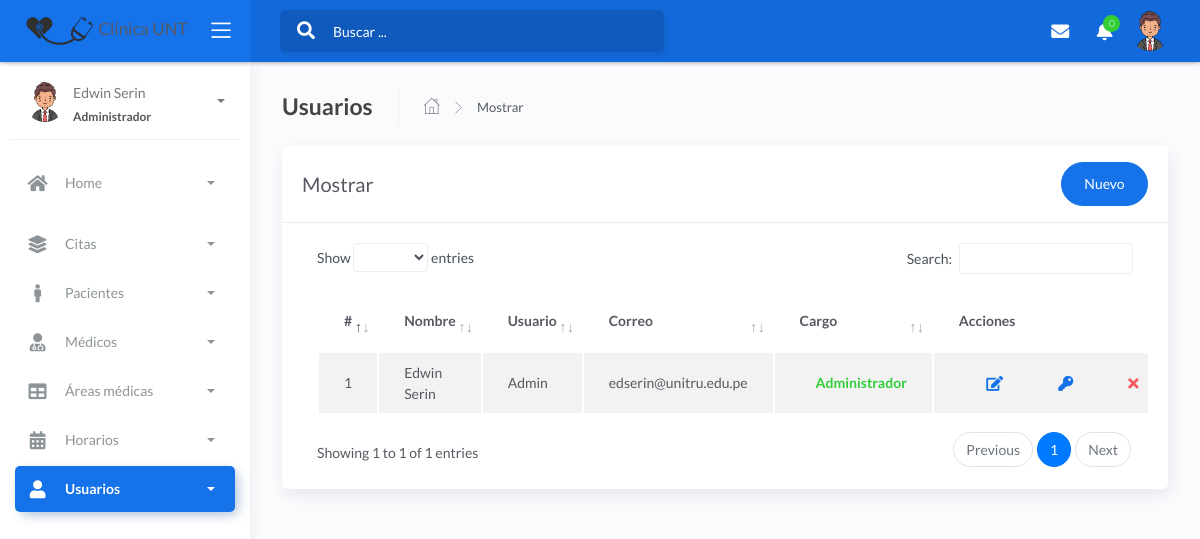
The app's page /folder/usuarios.php (signed in) with its own data.
### tables this page shows
CREATE TABLE `usuarios` (
  `id` int(11) NOT NULL,
  `nombre` varchar(100) NOT NULL,
  `usuario` varchar(15) NOT NULL,
  `email` varchar(50) NOT NULL,
  `clave` varchar(255) NOT NULL,
  `cargo` char(1) NOT NULL
);

### controller/usuarioscontroller.php (called while the page is built, shortened)
<?php
require_once '../model/modelusuarios.php';
class usuarioscontroller{
    function mostrar(){
        $usuarios=new Modelo();
        $dato=$usuarios->mostrar("usuarios", "1");
        require_once '../view/usuarios/mostrar.php';
    }
    }

### model/modelusuarios.php (called while the page is built, shortened)
<?php
class Modelo{
  private $usuarios;
  private $db;
  public function __construct(){
      $this->usuarios=array();
      $this->db=new PDO('mysql:host=localhost;dbname=proyecto_final',"root","");
  }
  public function mostrar($tabla,$condicion){
      $consulta="SELECT * FROM usuarios";
      $resultado=$this->db->query($consulta);
      while ($tabla=$resultado->fetchAll(PDO::FETCH_ASSOC)) {
          $this->usuarios[]=$tabla;
      }
      return $this->usuarios;
    }
}
 ?>

### view/usuarios/mostrar.php (the view, shortened to what this page needs)
<!DOCTYPE html>
<html lang="en">
<head>
	<link rel="stylesheet" href="../assets/css/bootstrap.min.css">
	<link rel="stylesheet" href="../assets/css/atlantis.min.css">
	<link rel="stylesheet" href="../assets/css/demo.css">
</head>
<body>
	<div class="wrapper">
		<div class="main-header">
			<div class="logo-header" data-background-color="blue">
				<a href="../view/admin/admin.php" class="logo">
					<img src="../assets/img/ok.png" alt="navbar brand" class="navbar-brand"> Clínica UNT</span>
				</a>
				<div class="nav-toggle">
					<button class="btn btn-toggle toggle-sidebar">
						<i class="icon-menu"></i>
					</button>
				</div>
			</div>
			<nav class="navbar navbar-header navbar-expand-lg" data-background-color="blue2">
				<div class="container-fluid">
					<div class="collapse" id="search-nav">
						<form class="navbar-left navbar-form nav-search mr-md-3">
							<div class="input-group">
								<div class="input-group-prepend">
									<button type="submit" class="btn btn-search pr-1">
										<i class="fa fa-search search-icon"></i>
									</button>
								</div>
								<input type="text" placeholder="Buscar ..." class="form-control">
							</div>
						</form>
					</div>
					<ul class="navbar-nav topbar-nav ml-md-auto align-items-center">
						<li class="nav-item dropdown hidden-caret">
							<a class="nav-link dropdown-toggle" href="#" id="messageDropdown" role="button" data-toggle="dropdown" aria-haspopup="true" aria-expanded="false">
								<i class="fa fa-envelope"></i>
							</a>
						</li>
						<li class="nav-item dropdown hidden-caret">
							<a class="nav-link dropdown-toggle" href="#" id="notifDropdown" role="button" data-toggle="dropdown" aria-haspopup="true" aria-expanded="false">
								<i class="fa fa-bell"></i>
								<span class="notification">0</span>
							</a>
						</li>
						<li class="nav-item dropdown hidden-caret">
							<a class="dropdown-toggle profile-pic" data-toggle="dropdown" href="#" aria-expanded="false">
								<div class="avatar-sm">
									<img src="../assets/img/hombre.png" alt="..." class="avatar-img rounded-circle">
								</div>
							</a>
						</li>
					</ul>
				</div>
			</nav>
		</div>
		<div class="sidebar sidebar-style-2">
			<div class="sidebar-wrapper scrollbar scrollbar-inner">
				<div class="sidebar-content">
					<div class="user">
						<div class="avatar-sm float-left mr-2">
							<img src="../assets/img/hombre.png" alt="..." class="avatar-img rounded-circle">
						</div>
						<div class="info">
							<a data-toggle="collapse" href="#collapseExample" aria-expanded="true">
								<span>
									<?php echo ucfirst($_SESSION['nombre']); ?>
									<span class="user-level">Administrador</span>
									<span class="caret"></span>
								</span>
							</a>
						</div>
					</div>
					<ul class="nav nav-primary">
						<li class="nav-item">
							<a data-toggle="collapse" href="#dashboard" class="collapsed" aria-expanded="false">
								<i class="fas fa-home"></i>
								<p>Home</p>
								<span class="caret"></span>
							</a>
						</li>
						<li class="nav-item">
							<a data-toggle="collapse" href="#base">
								<i class="fas fa-layer-group"></i>
								<p>Citas</p>
								<span class="caret"></span>
							</a>
						</li>
						<li class="nav-item">
							<a data-toggle="collapse" href="#sidebarLayouts">
								<i class="fas fa-male"></i>
								<p>Pacientes</p>
								<span class="caret"></span>
							</a>
						</li>
						<li class="nav-item">
							<a data-toggle="collapse" href="#forms">
								<i class="fas fa-user-md"></i>
								<p>Médicos</p>
								<span class="caret"></span>
							</a>
						</li>
						<li class="nav-item">
							<a data-toggle="collapse" href="#tables">
								<i class="fas fa-table"></i>
								<p>Áreas médicas</p>
								<span class="caret"></span>
							</a>
						</li>
						<li class="nav-item">
							<a data-toggle="collapse" href="#calendar">
								<i class="fas fa-calendar-alt"></i>
								<p>Horarios</p>
								<span class="caret"></span>
							</a>
						</li>
						<li class="nav-item active">
							<a data-toggle="collapse" href="#user">
								<i class="fas fa-user"></i>
								<p>Usuarios</p>
								<span class="caret"></span>
							</a>
						</li>
					</ul>
				</div>
			</div>
		</div>
		<div class="main-panel">
			<div class="content">
				<div class="page-inner">
					<div class="page-header">
						<h4 class="page-title">Usuarios</h4>
						<ul class="breadcrumbs">
							<li class="nav-home">
								<a href="../view/admin/admin.php">
									<i class="flaticon-home"></i>
								</a>
							</li>
							<li class="separator">
								<i class="flaticon-right-arrow"></i>
							</li>
							<li class="nav-item">
								<a href="#">Mostrar</a>
							</li>
						</ul>
					</div>
					<div class="row">
						<div class="col-md-12">
							<div class="card">
								<div class="card-header">
									<div class="d-flex align-items-center">
										<h4 class="card-title">Mostrar</h4>
										<a href="#addRowModal" class="btn btn-primary btn-round ml-auto" data-toggle="modal">Nuevo</a>
										<?php include('AgregarModal.php'); ?>
									</div>
										<div class="card-body">
										<div class="table-responsive">
										<table id="add-row" class="display table table-striped table-hover" >
											<thead>
												<tr>
													<th>#</th>
													<th>Nombre</th>
													<th>Usuario</th>
													<th>Correo</th>
													<th>Cargo</th>
													<th style="width: 10%">Acciones</th>
												</tr>
											</thead>
										<tbody>
					<?php
						$database = new Connection();
						$db = $database->open();
						try{
							$sql = 'SELECT * FROM usuarios';
							foreach ($db->query($sql) as $row) {
								?>
								<tr>
									<td><?php echo $row['id']; ?></td>
									<td><?php echo $row['nombre']; ?></td>
									<td><?php echo $row['usuario']; ?></td>
									<td><?php echo $row['email']; ?></td>
									<td>
                <?php
                if($row['cargo']==1)  { ?>
                <form  method="get" action="javascript:activo('<?php echo $row['id']; ?>')">
                    <span class="text-success pl-3"><strong>Administrador</strong></span>
                </form>
                <?php  }   else {?>
                    <form  method="get" action="javascript:inactivo('<?php echo $row['id']; ?>')">
                        <button type="submit" class="btn btn-danger btn-xs">Cliente</button>
                     </form>
                        <?php  } ?>
            </td>
										<td>
											<div class="form-button-action">
							<button href="#editRowModal=<?php echo $row['id'];?>" class="btn btn-link btn-primary btn-lg" data-toggle="modal"  title="" data-original-title="Edit Task" data-target="#editRowModal<?php echo $row['id']; ?>">
									<i class="fa fa-edit"></i>
										</button>
										<button href="#PassRowModal=<?php echo $row['id'];?>" class="btn btn-link btn-primary btn-lg" data-toggle="modal"  title="" data-original-title="Pass Task" data-target="#PassRowModal<?php echo $row['id']; ?>">
									<i class="fa fa-key"></i>
										</button>
										<button href="#deleteRowModal=<?php echo $row['id'];?>" class="btn btn-link btn-danger btn-lg" data-toggle="modal"  title="" data-original-title="Delete Task" data-target="#deleteRowModal<?php echo $row['id']; ?>">
									<i class="fa fa-times"></i>
										</button>
										</div>
										</td>
																	</tr>
																	<?php
																}
															}
															catch(PDOException $e){
																echo "Hubo un problema en la conexión: " . $e->getMessage();
															}
														?>
																</tbody>
										</table>
									</div>
								</div>
								</div>
							</div>
						</div>
					</div>
				</div>
			</div>
		</div>
</body>
</html>

### records on screen
usuarios: id "1", nombre "Edwin Serin", usuario "Admin", email "edserin@unitru.edu.pe"

### other values on screen
$_SESSION['nombre'] "Edwin Serin"
